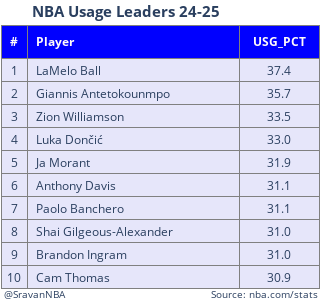

Source (notebook cell):
### Markdown cell above
## USG

### Code cell
rank_plot(df, "USG_PCT", percent=True, title="NBA Usage Leaders 24-25")

### Figure 1 — Plotly figure (JSON) as saved in the notebook; plotly's stock layout.template omitted (floating-point values rounded to 4 significant figures)
{"data": [{"cells": {"align": ["center", "left", "center"], "fill": {"color": "lavender"}, "height": 23, "line": {"color": "grey"}, "values": [[1, 2, 3, 4, 5, 6, 7, 8, 9, 10], ["LaMelo Ball", "Giannis Antetokounmpo", "Zion Williamson", "Luka Dončić", "Ja Morant", "Anthony Davis", "Paolo Banchero", "Shai Gilgeous-Alexander", "Brandon Ingram", "Cam Thomas"], ["37.4", "35.7", "33.5", "33.0", "31.9", "31.1", "31.1", "31.0", "31.0", "30.9"]]}, "columnwidth": [5, 40, 15], "header": {"align": ["center", "left", "center"], "fill": {"color": "blue"}, "font": {"color": "snow", "size": 12}, "line": {"color": "grey"}, "values": ["<b>#<b>", "<b>Player<b>", "<b>USG_PCT<b>"]}, "type": "table"}], "layout": {"annotations": [{"font": {"size": 10}, "showarrow": false, "text": "@SravanNBA", "x": 0, "xshift": 1, "y": 0, "yshift": 1}, {"font": {"size": 10}, "showarrow": false, "text": "Source: nba.com/stats", "x": 1, "xshift": 1, "y": 0, "yshift": 1}], "height": 305, "margin": {"b": 1, "l": 1, "r": 1, "t": 25}, "title": {"font": {"size": 15}, "text": "<b>NBA Usage Leaders 24-25<b>", "x": 0.1, "y": 0.98}, "width": 265}}
